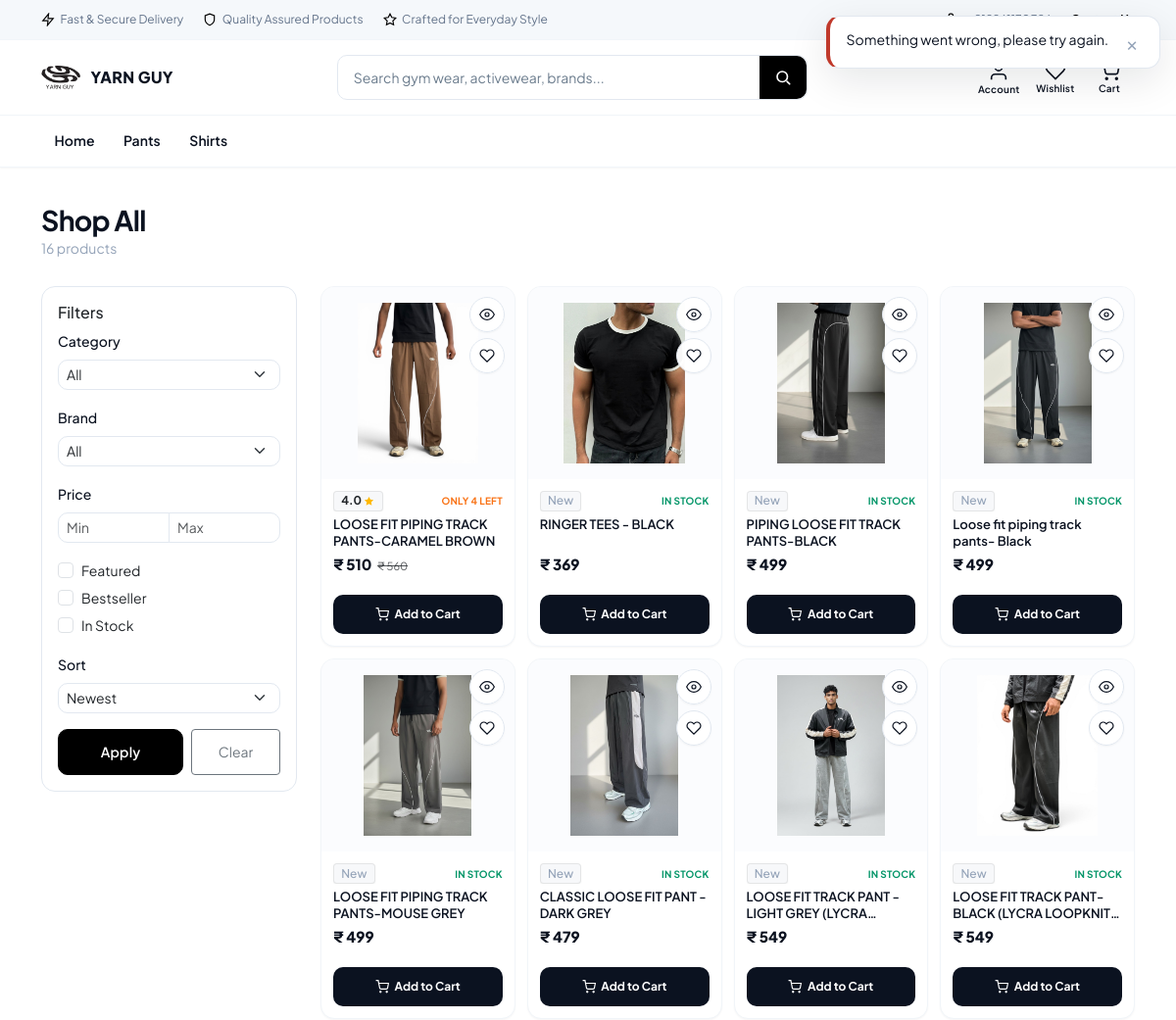
Page /shop/ (upper part) on the earlier database version.
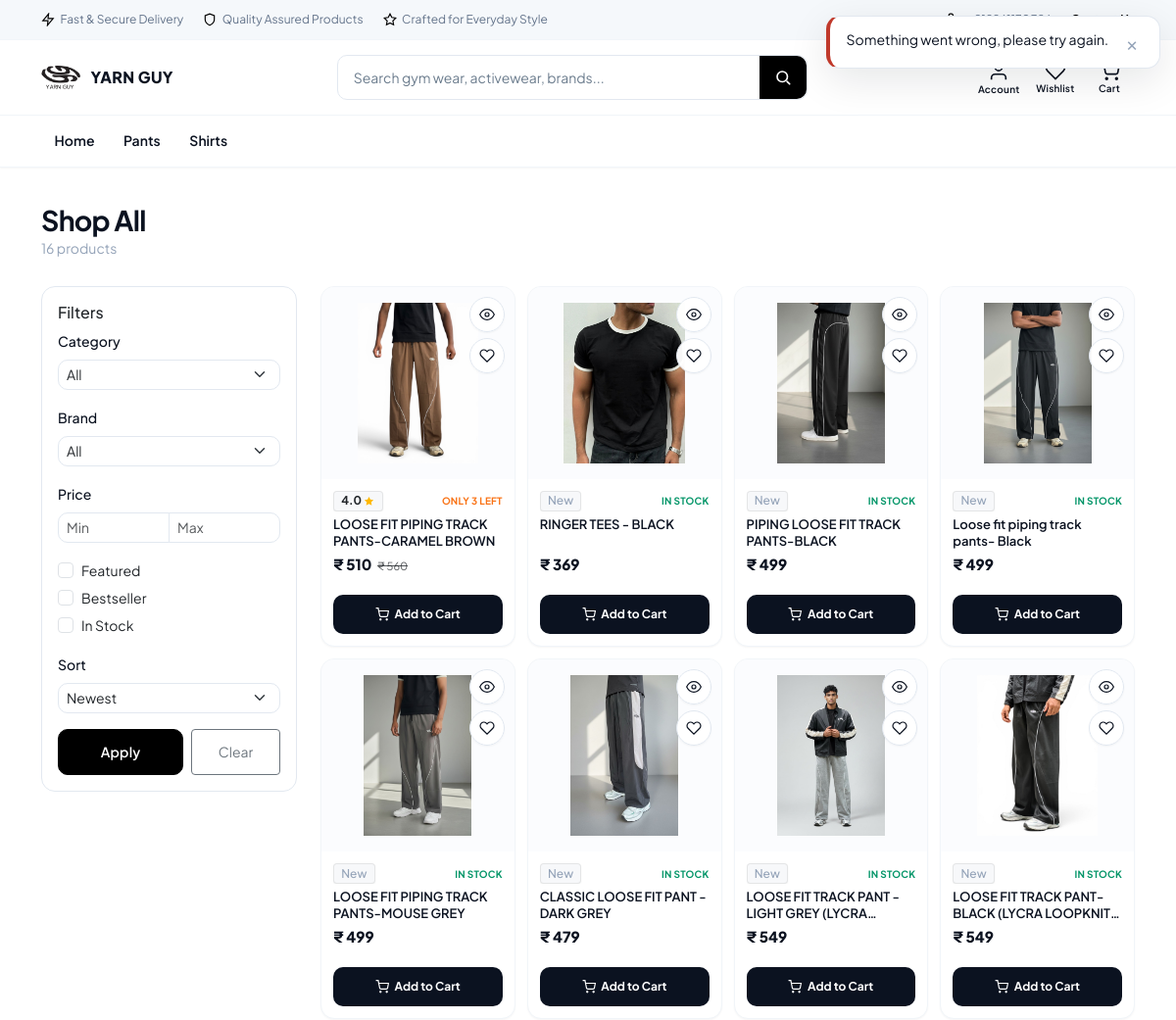
Same page on the later database version.
### catalog/models.py (models this page shows, shortened)
class Product(TimeStampedModel):
    name = models.CharField(max_length=255, verbose_name="Name")
    slug = models.SlugField(
        max_length=255,
        unique=True,
        db_index=True,
        verbose_name="Slug",
    )
    sku = models.CharField(
        max_length=64,
        unique=True,
        db_index=True,
        verbose_name="SKU",
        help_text="Stock keeping unit identifier.",
    )
    category = models.ForeignKey(
        Category,
        on_delete=models.PROTECT,
        related_name="products",
        verbose_name="Category",
    )
    brand = models.ForeignKey(
        Brand,
        on_delete=models.SET_NULL,
        null=True,
        blank=True,
        related_name="products",
        verbose_name="Brand",
    )
    base_price = models.DecimalField(
        max_digits=12,
        decimal_places=2,
        verbose_name="Base price",
        help_text="Default price before variant deltas.",
    )
    mrp = models.DecimalField(max_digits=12, decimal_places=2, verbose_name="MRP")
    purchase_price = models.DecimalField(max_digits=12, decimal_places=2, verbose_name="Purchase Price")
    is_rental = models.BooleanField(default=False, db_index=True, verbose_name="Is Rental Eligible")
    rental_price = models.DecimalField(max_digits=12, decimal_places=2, null=True, blank=True, verbose_name="Rental Price")
    show_rental_storefront = models.BooleanField(default=True, db_index=True, verbose_name="Show Rental in Storefront")
    color = models.CharField(
        max_length=50,
        blank=True,
        db_index=True,
        verbose_name="Color",
        help_text="Primary color for PLP color-filter chips.",
    )
    is_active = models.BooleanField(
        default=True,
        db_index=True,
        verbose_name="Is active",
    )
    is_featured = models.BooleanField(
        default=False,
        db_index=True,
        verbose_name="Is featured",
    )
    is_bestseller = models.BooleanField(
        default=False,
        db_index=True,
        verbose_name="Is bestseller",
    )
    is_new_arrival = models.BooleanField(
        default=False,
        db_index=True,
        verbose_name="Is new arrival",
    )
    stock_quantity = models.PositiveIntegerField(
        default=0,
        verbose_name="Stock quantity",
    )
    meta_title = models.CharField(max_length=70, blank=True, verbose_name="Meta title")
    meta_description = models.CharField(max_length=160, blank=True, verbose_name="Meta description")
    og_image = models.ImageField(
        upload_to="seo/products/",
        blank=True,
        null=True,
        verbose_name="Open Graph image",
    )
    low_stock_threshold = models.PositiveIntegerField(
        default=5,
        verbose_name="Low stock threshold",
        help_text="Triggers low-stock alerts when stock falls at or below this value.",
    )
    class Meta:
        verbose_name = "Product"
        verbose_name_plural = "Products"
        indexes = [
            models.Index(
                fields=["is_active", "category_id"],
                name="cat_prod_active_category_idx",
            ),
            models.Index(
                fields=["is_active", "is_bestseller"],
                name="cat_prod_active_bestseller_idx",
            ),
            models.Index(fields=["is_active", "is_new_arrival"], name="cat_prod_active_new_idx"),
            models.Index(
                fields=["is_active", "is_featured"], name="cat_prod_featured_idx"
            ),
        ]
    @property
    def price(self):
        return self.base_price
    @price.setter
    def price(self, value):
        self.base_price = value

class ProductImage(TimeStampedModel):
    product = models.ForeignKey(
        Product,
        on_delete=models.CASCADE,
        related_name="images",
        verbose_name="Product",
    )
    image = models.ImageField(
        upload_to="products/images/",
        verbose_name="Image",
    )
    alt_text = models.CharField(
        max_length=255,
        blank=True,
        verbose_name="Alt text",
    )
    display_order = models.PositiveIntegerField(
        default=0,
        verbose_name="Display order",
    )
    is_primary = models.BooleanField(
        default=False,
        db_index=True,
        verbose_name="Is primary",
        help_text="Primary image shown on PLP cards and homepage rails.",
    )
    class Meta:
        verbose_name = "Product image"
        verbose_name_plural = "Product images"
        ordering = ["display_order"]
        indexes = [
            models.Index(
                fields=["product", "is_primary"],
                name="cat_img_product_primary_idx",
            ),
        ]

### core/models.py (models this page shows, shortened)
class TimeStampedModel(models.Model):
    created_at = models.DateTimeField(
        auto_now_add=True,
        db_index=True,
        verbose_name="Created at",
        help_text="Timestamp when this record was first created.",
    )
    updated_at = models.DateTimeField(
        auto_now=True,
        db_index=True,
        verbose_name="Updated at",
        help_text="Timestamp when this record was last modified.",
    )
    class Meta:
        abstract = True

class Currency(TimeStampedModel):
    code = models.CharField(
        max_length=3,
        unique=True,
        db_index=True,
        verbose_name="Currency code",
        help_text="ISO 4217 currency code, e.g. QAR or USD.",
    )
    symbol = models.CharField(
        max_length=8,
        verbose_name="Symbol",
        help_text="Display symbol shown alongside prices, e.g. ر.ق or $.",
    )
    exchange_rate_to_base = models.DecimalField(
        max_digits=18,
        decimal_places=8,
        verbose_name="Exchange rate to base",
        help_text="Multiplier to convert this currency into the platform base currency.",
    )
    is_default = models.BooleanField(
        default=False,
        db_index=True,
        verbose_name="Is default",
        help_text="When True, this currency is the storefront default.",
    )
    is_active = models.BooleanField(
        default=True,
        db_index=True,
        verbose_name="Is active",
        help_text="When False, this currency is hidden/inactive on the storefront.",
    )
    class Meta:
        verbose_name = "Currency"
        verbose_name_plural = "Currencies"
        indexes = [
            models.Index(fields=["is_default"], name="core_currency_is_default_idx"),
        ]

### catalog/views.py (the view, shortened to what this page needs)
# urls.py: path("", views.plp_view, name="plp"),
@require_GET
def plp_view(request: HttpRequest, category_slug: str | None = None) -> HttpResponse:
    filters = _parse_plp_filters(request)
    category = None
    if category_slug:
        category = get_category_by_slug(slug=category_slug)
        if category is None:
            raise Http404("Category not found")
        if not filters.get("subcategory_id"):
            filters["category_id"] = category.pk
    resolved_cat = category
    if not resolved_cat and (cat_id := filters.get("category_id")):
        from catalog.models import Category
        resolved_cat = Category.objects.filter(pk=cat_id, is_active=True).first()
    subcategories = []
    sort = request.GET.get("sort", "newest")
    page = int(request.GET.get("page", 1))
    plp_data = get_plp_products(filters=filters, sort=sort, page=page, user=request.user)
    filter_options = get_plp_filter_options()
    active_cat = resolved_cat if resolved_cat else None
    title = (
        resolve_meta_title(obj=active_cat, fallback="Shop All | Yarn Guy")
        if active_cat
        else "Shop All | Yarn Guy"
    )
    description = (
        f"Browse {active_cat.name} — premium gym wear and activewear."
        if active_cat
        else "Browse Premium Gym Wear & Activewear - Yarn Guy."
    )
    context = seo_context(
        request=request,
        obj=active_cat,
        title=f"{title} | DESERT STAR MOBILE PHONES",
        description=description,
        canonical_url=build_plp_canonical_url(request=request, category_slug=category_slug),
    )
    context.update(
        {
            "plp": plp_data,
            "filters": filters,
            "sort": sort,
            "categories": filter_options["categories"],
            "brands": filter_options["brands"],
            "subcategories": subcategories,
            "subcategories_map": filter_options.get("subcategories_map", {}),
            "active_category": active_cat,
        }
    )
    if request.headers.get("HX-Request"):
        return render(request, "catalog/partials/product_grid.html", context)
    return render(request, "catalog/plp.html", context)

### templates/catalog/plp.html (shortened to what this page needs)
{% extends "base.html" %}
{% load i18n %}
{% block content %}
<div class="container page-container plp-page jm-page">
  <div class="plp-toolbar jm-plp-toolbar">
    <div class="jm-plp-toolbar__copy">
      <h1 class="section-title jm-page-title mb-0">{% if active_category %}{{ active_category.name }}{% else %}{% trans "Shop All" %}{% endif %}</h1>
      {% if plp.total_count %}<p class="section-subtitle jm-plp-count">{{ plp.total_count }} {% trans "products" %}</p>{% endif %}
    </div>
  </div>
  <div class="row">
    <aside class="col-lg-3 mb-4 plp-filters-desktop">
      {% include "catalog/partials/plp_filters.html" %}
    </aside>
    <div class="col-lg-9">
      <div id="product-grid" class="view-grid product-grid-shell">
        {% include "catalog/partials/product_grid.html" %}
      </div>
    </div>
  </div>
</div>
{% endblock %}

### templates/catalog/partials/product_grid.html (shortened to what this page needs)
{% load i18n catalog_tags %}
<div class="row g-3 product-grid-inner">
  {% for product in plp.results %}
  <div class="col-6 col-md-4 col-lg-3 product-grid-item">
    {% include "catalog/partials/product_card.html" with product=product %}
  </div>
  {% empty %}
  <div class="col-12 text-center py-5">
    <p class="text-muted mb-3">{% trans "No products match your filters." %}</p>
    <a href="{{ request.path }}"
       class="btn btn-outline-floward btn-sm">{% trans "Clear filters" %}</a>
  </div>
  {% endfor %}
</div>

### templates/catalog/partials/product_card.html (shortened to what the changed rows need)
{% load i18n static storefront_tags %}
{% with first_variant=product.variants.all.0 %}
{% with eff_stock=first_variant.stock_quantity|default_if_none:product.stock_quantity eff_thresh=first_variant.low_stock_threshold|default_if_none:product.low_stock_threshold %}
<article class="jm-product-card card h-100" data-product-id="{{ product.pk }}" data-product-name="{{ product.name }}"
  data-product-url="{% url 'catalog:pdp' slug=product.slug %}"
  data-product-price="{% money_label product.display_price|default:product.base_price display_currency %}"
  data-product-stock="{% if eff_stock <= 0 %}{% trans 'Out of Stock' %}{% elif eff_stock <= eff_thresh %}{% blocktrans with count=eff_stock %}Only {{ count }} left{% endblocktrans %}{% else %}{% trans 'In Stock' %}{% endif %}"
  data-product-badge="{% if product.is_featured %}{% trans 'Featured' %}{% elif product.is_bestseller %}{% trans 'Bestseller' %}{% elif product.is_new_arrival %}{% trans 'New' %}{% endif %}"
  {% with img=product.primary_images.0 %}
  data-product-image="{% if img and img.image %}{{ img.image.url }}{% else %}{% static 'img/product-placeholder.svg' %}{% endif %}"
  {% endwith %}
  data-in-cart="{% if cart_product_ids and product.pk in cart_product_ids %}true{% else %}false{% endif %}">
  <div class="jm-product-card__media">
    <a href="{% url 'catalog:pdp' slug=product.slug %}" class="jm-product-card__img-link ratio ratio-1x1" tabindex="-1"
      aria-hidden="true">
      {% with img_main=product.primary_images.0 img_hover=product.primary_images.1 %}
      {% if img_main and img_main.image %}
      <img src="{{ img_main.image.url }}" alt="{{ img_main.alt_text|default:product.name }}"
        class="object-fit-contain jm-product-card__img-main" width="400" height="400" loading="lazy"
        onerror="this.onerror=null;this.src='{% static 'img/product-placeholder.svg' %}';this.classList.add('product-card-img--placeholder');">
      {% else %}
      <img src="{% static 'img/product-placeholder.svg' %}" alt="{{ product.name }}"
        class="object-fit-contain product-card-img--placeholder" width="400" height="400" loading="lazy">
      {% endif %}
      {% endwith %}
    </a>
    <div class="jm-product-card__hover">
      <button type="button" class="jm-product-card__icon-btn" data-jm-quick-view aria-label="{% trans 'Quick View' %}"
        title="{% trans 'Quick View' %}">
        <svg viewBox="0 0 24 24" fill="none" stroke="currentColor" stroke-width="1.8" aria-hidden="true">
          <path d="M1 12s4-8 11-8 11 8 11 8-4 8-11 8-11-8-11-8z" />
          <circle cx="12" cy="12" r="3" />
        </svg>
      </button>
      <form method="post" action="{% url 'cart:wishlist-toggle' %}" hx-post="{% url 'cart:wishlist-toggle' %}"
        hx-swap="none">
        <button type="submit"
          class="jm-product-card__icon-btn jm-product-card__wish {% if wishlist_product_ids and product.pk in wishlist_product_ids %}is-active{% endif %}"
          aria-label="{% trans 'Wishlist' %}" title="{% trans 'Wishlist' %}"
          aria-pressed="{% if wishlist_product_ids and product.pk in wishlist_product_ids %}true{% else %}false{% endif %}">
          <svg viewBox="0 0 24 24"
            fill="{% if wishlist_product_ids and product.pk in wishlist_product_ids %}currentColor{% else %}none{% endif %}"
            stroke="currentColor" stroke-width="1.8" aria-hidden="true">
            <path
              d="M20.84 4.61a5.5 5.5 0 0 0-7.78 0L12 5.67l-1.06-1.06a5.5 5.5 0 0 0-7.78 7.78l1.06 1.06L12 21.23l7.78-7.78 1.06-1.06a5.5 5.5 0 0 0 0-7.78z" />
          </svg>
        </button>
      </form>
    </div>
  </div>
  <div class="card-body jm-product-card__body d-flex flex-column">
    <div class="jm-product-card__meta">
      {% if product.average_rating %}
      <span class="jm-product-card__rating"
        aria-label="{% trans 'Rating' %} {{ product.average_rating|floatformat:1 }}">
        <span class="jm-product-card__rating-badge">
          <span class="jm-product-card__rating-score">{{ product.average_rating|floatformat:1 }}</span>
          <svg viewBox="0 0 24 24" aria-hidden="true">
            <path fill="currentColor"
              d="M12 2l3.09 6.26L22 9.27l-5 4.87 1.18 6.88L12 17.77l-6.18 3.25L7 14.14 2 9.27l6.91-1.01L12 2z" />
          </svg>
        </span>
      </span>
      {% else %}
      <span class="jm-product-card__rating jm-product-card__rating--muted">{% trans "New" %}</span>
      {% endif %}
      <span class="jm-product-card__stock {% if eff_stock <= 0 %}is-out{% elif eff_stock <= eff_thresh %}is-low{% else %}is-in{% endif %}"
        title="{% if eff_stock <= 0 %}{% trans 'Out of Stock' %}{% elif eff_stock <= eff_thresh %}{% blocktrans with count=eff_stock %}Only {{ count }} left{% endblocktrans %}{% else %}{% trans 'In Stock' %}{% endif %}">
      </span>
    </div>
    <h3 class="card-title">{{ product.name }}</h3>
    <div class="jm-product-card__pricing">
      {% if product.is_flash_sale %}
      <p class="product-price jm-product-card__price--sale mb-0">
        {% money_label product.display_price|default:product.base_price display_currency %}
      </p>
      <p class="jm-product-card__was mb-0">
        <span class="text-decoration-line-through">{% money_label product.original_price|default:product.base_price
          display_currency %}</span>
      </p>
      {% else %}
      <p class="product-price mb-0">
        {% money_label product.display_price|default:product.base_price display_currency %}
      </p>
      {% if product.mrp and product.mrp > product.base_price %}
      <p class="jm-product-card__was mb-0">
        <span class="text-decoration-line-through text-muted">{% money_label product.mrp display_currency %}</span>
      </p>
      {% endif %}
      {% endif %}
    </div>
    <form
      class="jm-product-card__cart mt-auto {% if cart_product_ids and product.pk in cart_product_ids %}d-none{% endif %}"
      method="post" action="{% url 'cart:add' %}" hx-post="{% url 'cart:add' %}" hx-target="#cart-drawer-body"
      hx-swap="innerHTML">
      <button type="submit" class="jm-product-card__atc" {% if eff_stock <= 0 %}disabled{% endif %}>
        <svg viewBox="0 0 24 24" fill="none" stroke="currentColor" stroke-width="2" aria-hidden="true">
          <circle cx="9" cy="21" r="1" />
          <circle cx="20" cy="21" r="1" />
          <path d="M1 1h4l2.68 13.39a2 2 0 0 0 2 1.61h9.72a2 2 0 0 0 2-1.61L23 6H6" />
        </svg>
        <span>{% if eff_stock > 0 %}{% trans "Add to Cart" %}{% else %}{% trans "Unavailable" %}{% endif %}</span>
      </button>
    </form>
  </div>
</article>
{% endwith %}
{% endwith %}

Differences in the rows shown:
changed Product "LOOSE FIT PIPING TRACK PANTS-CARAMEL BROWN": blocktrans "ONLY 4 LEFT" → "ONLY 3 LEFT"
